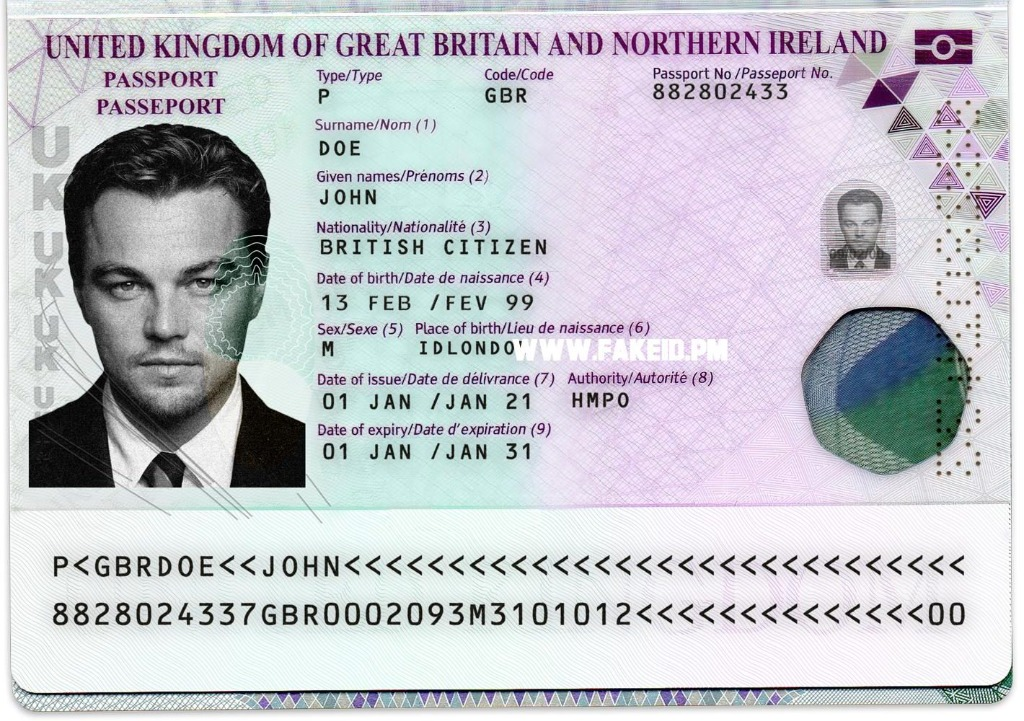
#> input picture models/test_images/idcard.jpg, 1024 x 721 px
$ python test_preprocess.py models/test_images/idcard.jpg
#> lines starting #> are read from the running program, lines starting #| are printed output that depends on the picture; long printed decimals are rounded
#> further down, img is the input picture: shape (721, 1024, 3); mean B, G, R 203.3, 197.2, 195.7
#!/usr/bin/env python3
"""Test preprocessing to compare with Rust"""
import cv2
import numpy as np
import sys

def preprocess_recognition(img, img_h=48, img_w=320):
    """Preprocess image for recognition model (PaddleOCR style)"""
#> called with img_h = 48, img_w = 320
    h, w = img.shape[:2]
#> h = 721; w = 1024

    # Calculate aspect ratio
    import math
    ratio = w / float(h)
#> ratio = 1.42
    if math.ceil(img_h * ratio) > img_w:
        resized_w = img_w
    else:
        resized_w = int(math.ceil(img_h * ratio))
#> resized_w = 69

    print(f"Original size: {w}x{h}")
#| Original size: 1024x721
    print(f"Resized to: {resized_w}x{img_h}")
#| Resized to: 69x48

    # Resize image
    resized_image = cv2.resize(img, (resized_w, img_h))
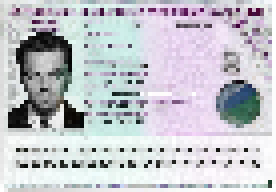
#> resized_image: shape (48, 69, 3) (shown 4 times larger); mean B, G, R 203, 196.8, 195.4

    # Check pixel values before normalization
    print(f"Image shape after resize: {resized_image.shape}")
#| Image shape after resize: (48, 69, 3)
    print(f"Image dtype: {resized_image.dtype}")
#| Image dtype: uint8
    print(f"First pixel (BGR): {resized_image[0, 0]}")
#| First pixel (BGR): [221 224 222]

    # Normalize: (pixel/255 - 0.5) / 0.5
    # Model expects BGR format (cv2.imread already gives BGR)
    resized_image = resized_image.astype(np.float32)
    resized_image = resized_image.transpose(2, 0, 1) / 255.0

    print(f"After transpose and /255: shape={resized_image.shape}")
#| After transpose and /255: shape=(3, 48, 69)
    print(f"First pixel values (CHW): B={resized_image[0, 0, 0]:.6f}, G={resized_image[1, 0, 0]:.6f}, R={resized_image[2, 0, 0]:.6f}")
#| First pixel values (CHW): B=0.8667, G=0.8784, R=0.8706

    resized_image = (resized_image - 0.5) / 0.5

    print(f"After normalization: B={resized_image[0, 0, 0]:.6f}, G={resized_image[1, 0, 0]:.6f}, R={resized_image[2, 0, 0]:.6f}")
#| After normalization: B=0.7333, G=0.7569, R=0.7412

    # Pad to img_w
    padding_im = np.zeros((3, img_h, img_w), dtype=np.float32)
    padding_im[:, :, 0:resized_w] = resized_image
    padding_im = np.expand_dims(padding_im, axis=0)

    print(f"Final shape: {padding_im.shape}")
    return padding_im

if __name__ == "__main__":
    img_path = sys.argv[1] if len(sys.argv) > 1 else "debug_output/example1_crops/crop_00.png"
    img = cv2.imread(img_path)
    print(f"Testing: {img_path}\n")
    result = preprocess_recognition(img)
    print(f"\nMin value: {result.min():.6f}")
#| Min value: -0.9843
    print(f"Max value: {result.max():.6f}")
#| Max value: 1.000
